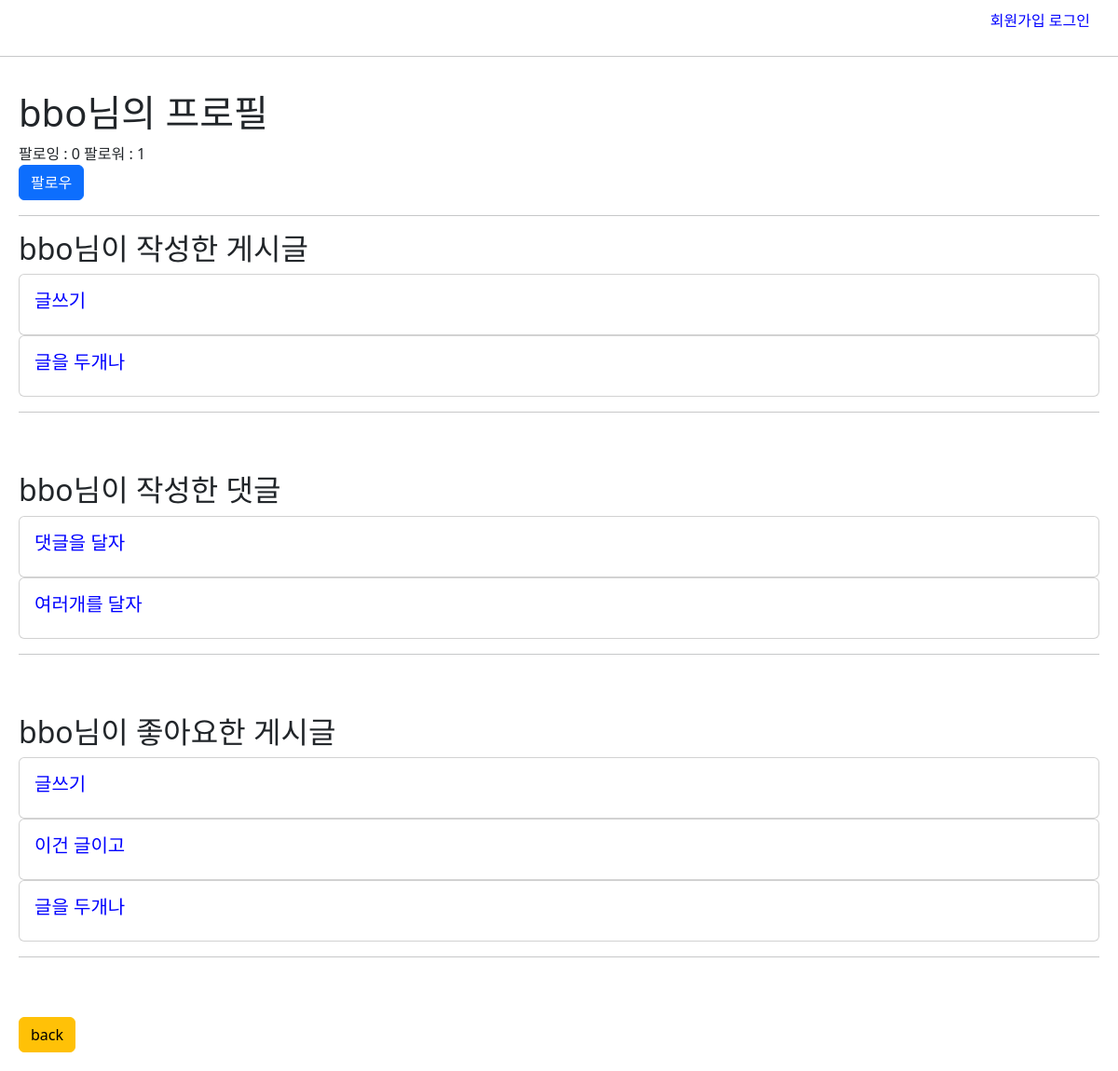
The app's page /accounts/profile/bbo/ with its own data.
### accounts/models.py (models this page shows)
class User(AbstractUser):
    followings = models.ManyToManyField('self',symmetrical=False,related_name="followers")

### articles/models.py (models this page shows, shortened)
class Article(models.Model):
    user = models.ForeignKey(settings.AUTH_USER_MODEL, on_delete=models.CASCADE)
    like_users = models.ManyToManyField(settings.AUTH_USER_MODEL, related_name='like_articles')
    title = models.CharField(max_length=30)
    content = models.TextField()
    image = models.ImageField(blank=True, null=True)
    created_at = models.DateTimeField(auto_now_add=True)
    updated_at = models.DateTimeField(auto_now=True)

class Comment(models.Model):
    user = models.ForeignKey(settings.AUTH_USER_MODEL, on_delete=models.CASCADE)
    article = models.ForeignKey(Article, on_delete=models.CASCADE)
    content = models.CharField(max_length=200)
    created_at = models.DateTimeField(auto_now_add=True)
    updated_at = models.DateTimeField(auto_now=True)

### accounts/views.py (the view)
# urls.py: path('profile/<username>/', views.profile, name='profile'),
def profile(request,username):
    User = get_user_model()
    person = User.objects.get(username=username)
    context = {
        'person':person,
    }
    return render (request, 'accounts/profile.html',context)

### accounts/templates/accounts/profile.html (shortened to what this page needs)
{% extends 'base.html' %}
{% block content %}
  <h1>{{ person.username }}님의 프로필</h1>
  <div>
    팔로잉 : {{person.followings.count }}
    팔로워 : {{person.followers.count}}
  </div>
  <form action="{% url 'accounts:follow' person.pk %}" method="POST">
    {% if request.user in person.followers.all %}
      <button type="submit" class="btn btn-danger">언팔로우</button>
    {% else %}
      <button type="submit" class="btn btn-primary">팔로우</button>
    {% endif %}
  </form>
  <hr>
  <h2>{{person.username}}님이 작성한 게시글</h2>
  {% for article in person.article_set.all  %}
    <div class="card">
        <div class="card-body">
            <h5 class="card-title"><a href="{% url 'articles:detail' article.pk %}">{{article.title}}</a></h5>
        </div>
    </div>
  {% endfor %}
  <hr><br><br>
  <h2>{{person.username}}님이 작성한 댓글</h2>
  {% for comment in person.comment_set.all %}
    <div class="card">
        <div class="card-body">
            <h5 class="card-title"><a href="{% url 'articles:detail' comment.article_id %}">{{comment.content}}</a></h5>
        </div>
    </div>
  {% endfor %}
  <hr><br><br>
  <h2>{{person.username}}님이 좋아요한 게시글</h2>
  {% for article in person.like_articles.all  %}
    <div class="card">
        <div class="card-body">
            <h5 class="card-title"><a href="{% url 'articles:detail' article.pk %}">{{article.title}}</a></h5>
        </div>
    </div>
  {% endfor %}
  <hr><br><br>
  <a class="btn btn-warning" href="{% url 'articles:index' %}">back</a>
{% endblock content %}

### static/base.css (style rules this page uses)
a { text-decoration: none; color:black; }
a { color: blue; }

### records on screen
User: username "bbo", followings.count "0", followers.count "1"
Article: title "글쓰기"
Article: title "글을 두개나"
Comment: content "댓글을 달자"
Comment: content "여러개를 달자"
Article: title "이건 글이고"
